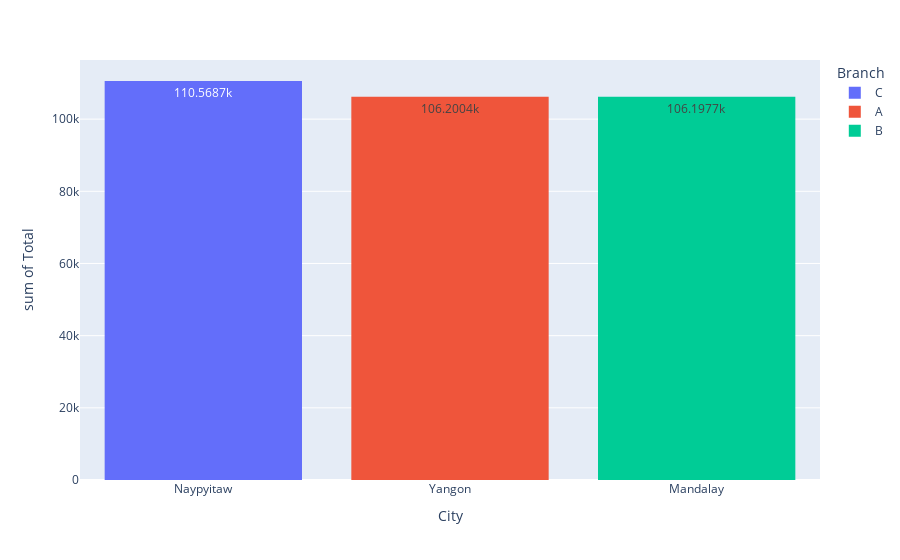

Write notebook code for a chart like this one.
### Code cell
px.histogram(data_frame= highest_total_per_city, x= 'City', y= 'Total', color = 'Branch' ,text_auto= True)

### Figure 1 — Plotly figure (JSON) as saved in the notebook; plotly's stock layout.template omitted (floating-point values rounded to 4 significant figures)
{"data": [{"alignmentgroup": "True", "bingroup": "x", "histfunc": "sum", "hovertemplate": "Branch=C<br>City=%{x}<br>sum of Total=%{y}<extra></extra>", "legendgroup": "C", "marker": {"color": "#636efa", "pattern": {"shape": ""}}, "name": "C", "offsetgroup": "C", "orientation": "v", "showlegend": true, "texttemplate": "%{value}", "type": "histogram", "x": ["Naypyitaw"], "xaxis": "x", "y": [110600.0], "yaxis": "y"}, {"alignmentgroup": "True", "bingroup": "x", "histfunc": "sum", "hovertemplate": "Branch=A<br>City=%{x}<br>sum of Total=%{y}<extra></extra>", "legendgroup": "A", "marker": {"color": "#EF553B", "pattern": {"shape": ""}}, "name": "A", "offsetgroup": "A", "orientation": "v", "showlegend": true, "texttemplate": "%{value}", "type": "histogram", "x": ["Yangon"], "xaxis": "x", "y": [106200.0], "yaxis": "y"}, {"alignmentgroup": "True", "bingroup": "x", "histfunc": "sum", "hovertemplate": "Branch=B<br>City=%{x}<br>sum of Total=%{y}<extra></extra>", "legendgroup": "B", "marker": {"color": "#00cc96", "pattern": {"shape": ""}}, "name": "B", "offsetgroup": "B", "orientation": "v", "showlegend": true, "texttemplate": "%{value}", "type": "histogram", "x": ["Mandalay"], "xaxis": "x", "y": [106200.0], "yaxis": "y"}], "layout": {"barmode": "relative", "legend": {"title": {"text": "Branch"}, "tracegroupgap": 0}, "margin": {"t": 60}, "xaxis": {"anchor": "y", "domain": [0, 1], "title": {"text": "City"}}, "yaxis": {"anchor": "x", "domain": [0, 1], "title": {"text": "sum of Total"}}}}
